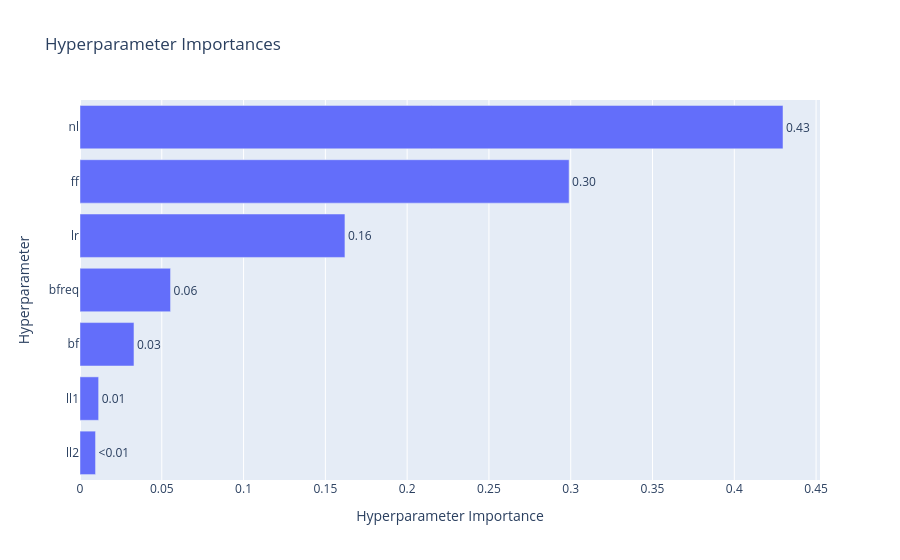
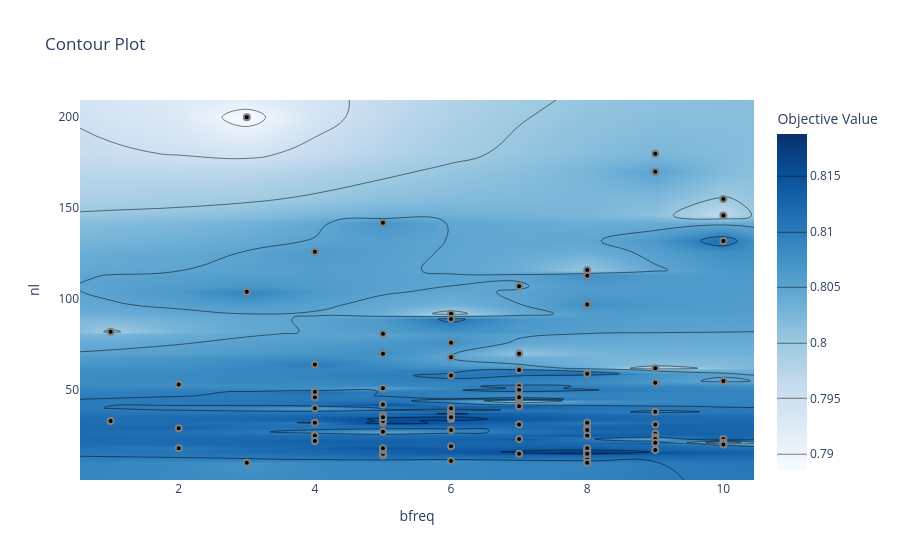

The notebook cell these images were saved under, in order:
### Markdown cell above
### 1.3 Contour plot

**Задание:** выберите два гиперпараметра, которые (судя по `plot_param_importances`) сильнее всего влияют на метрику, и постройте для них contour plot. Ответьте: находится ли найденный оптимум внутри заданных границ поиска, или он «упирается» в край диапазона? Если упирается — как нужно было бы изменить границы поиска?

### Code cell
from optuna.visualization import plot_param_importances, plot_contour

# TODO: постройте plot_param_importances(study)
fig = plot_param_importances(study)
fig.show()
# TODO: выберите два наиболее важных гиперпараметра и постройте для них plot_contour(study, params=[...])
fig = plot_contour(study, params=['bfreq', 'nl'])
fig.show()

### Figure 1 — Plotly figure (JSON) as saved in the notebook; plotly's stock layout.template omitted (floating-point values rounded to 4 significant figures)
{"data": [{"cliponaxis": false, "hovertemplate": ["ll2 (FloatDistribution): 0.009501178330970283<extra></extra>", "ll1 (FloatDistribution): 0.011390907094196531<extra></extra>", "bf (FloatDistribution): 0.03299978858306922<extra></extra>", "bfreq (IntDistribution): 0.0553593080087409<extra></extra>", "lr (FloatDistribution): 0.16196724631392745<extra></extra>", "ff (FloatDistribution): 0.2990072997647202<extra></extra>", "nl (IntDistribution): 0.4297742719043754<extra></extra>"], "name": "Objective Value", "orientation": "h", "text": ["<0.01", "0.01", "0.03", "0.06", "0.16", "0.30", "0.43"], "textposition": "outside", "type": "bar", "x": [0.009501, 0.01139, 0.033, 0.05536, 0.162, 0.299, 0.4298], "y": ["ll2", "ll1", "bf", "bfreq", "lr", "ff", "nl"]}], "layout": {"title": {"text": "Hyperparameter Importances"}, "xaxis": {"title": {"text": "Hyperparameter Importance"}}, "yaxis": {"title": {"text": "Hyperparameter"}}}}

### Figure 2 — Plotly figure (JSON) as saved in the notebook; plotly's stock layout.template omitted (floating-point values rounded to 4 significant figures; data arrays with more than 128 entries replaced by an {"elided": "..."} marker saying what was removed)
{"data": [{"colorbar": {"title": {"text": "Objective Value"}}, "colorscale": [[0, "rgb(247,251,255)"], [0.125, "rgb(222,235,247)"], [0.25, "rgb(198,219,239)"], [0.375, "rgb(158,202,225)"], [0.5, "rgb(107,174,214)"], [0.625, "rgb(66,146,198)"], [0.75, "rgb(33,113,181)"], [0.875, "rgb(8,81,156)"], [1, "rgb(8,48,107)"]], "connectgaps": true, "contours": {"coloring": "heatmap"}, "hoverinfo": "none", "line": {"smoothing": 1.3}, "reversescale": false, "type": "contour", "x": [0.55, 1, 2, 3, 4, 5, 6, 7, 8, 9, 10, 10.45], "y": [0.5, 10, 11, 12, 14, 15, 16, 17, 18, 19, 20, 21, 22, 23, 24, 25, 26, 27, 28, 29, 31, 32, 33, 34, 35, 36, 37, 38, 39, 40, 41, 42, 44, 45, 46, 47, 49, 50, 51, 52, 53, 54, 55, 58, 59, 61, 62, 64, 68, 70, 76, 81, 82, 89, 92, 97, 104, 107, 113, 116, 126, 132, 142, 146, 155, 170, 180, 200, 209.5], "z": {"elided": "69x12 float values"}}, {"marker": {"color": "black", "line": {"color": "Gray", "width": 2}}, "mode": "markers", "name": "Feasible Trial", "showlegend": false, "type": "scatter", "x": [2, 4, 9, 10, 7, 6, 2, 1, 3, 2, 5, 5, 7, 4, 1, 5, 8, 3, 6, 7, 6, 6, 6, 6, 8, 8, 4, 7, 6, 9, 5, 8, 9, 7, 10, 10, 10, 9, 8, 9, 10, 6, 7, 8, 5, 6, 4, 7, 4, 5, 9, 5, 6, 3, 5, 7, 4, 6, 6, 8, 8, 8, 8, 9, 8, 7, 10, 9, 8, 7, 5, 8, 8, 7, 9, 8, 10, 7, 9, 7, 8, 8, 8, 8, 9, 6, 6, 6, 6, 7, 6, 5, 5, 5, 5, 5, 4, 5, 5, 4], "y": [53, 126, 180, 146, 107, 92, 29, 82, 104, 18, 14, 15, 52, 46, 33, 70, 10, 200, 34, 70, 37, 35, 39, 76, 59, 29, 40, 61, 89, 54, 142, 25, 26, 44, 23, 21, 132, 24, 113, 62, 155, 36, 50, 32, 17, 11, 25, 41, 32, 51, 170, 18, 19, 10, 36, 45, 22, 68, 28, 16, 16, 17, 15, 17, 12, 31, 20, 38, 10, 47, 27, 17, 18, 23, 31, 97, 55, 15, 23, 41, 116, 15, 15, 28, 21, 34, 35, 35, 40, 46, 58, 34, 34, 32, 33, 42, 49, 35, 81, 64]}, {"marker": {"color": "#cccccc", "line": {"color": "Gray", "width": 2}}, "mode": "markers", "name": "Infeasible Trial", "showlegend": false, "type": "scatter", "x": [], "y": []}], "layout": {"title": {"text": "Contour Plot"}, "xaxis": {"range": [0.55, 10.45], "title": {"text": "bfreq"}}, "yaxis": {"range": [0.5, 209.5], "title": {"text": "nl"}}}}
